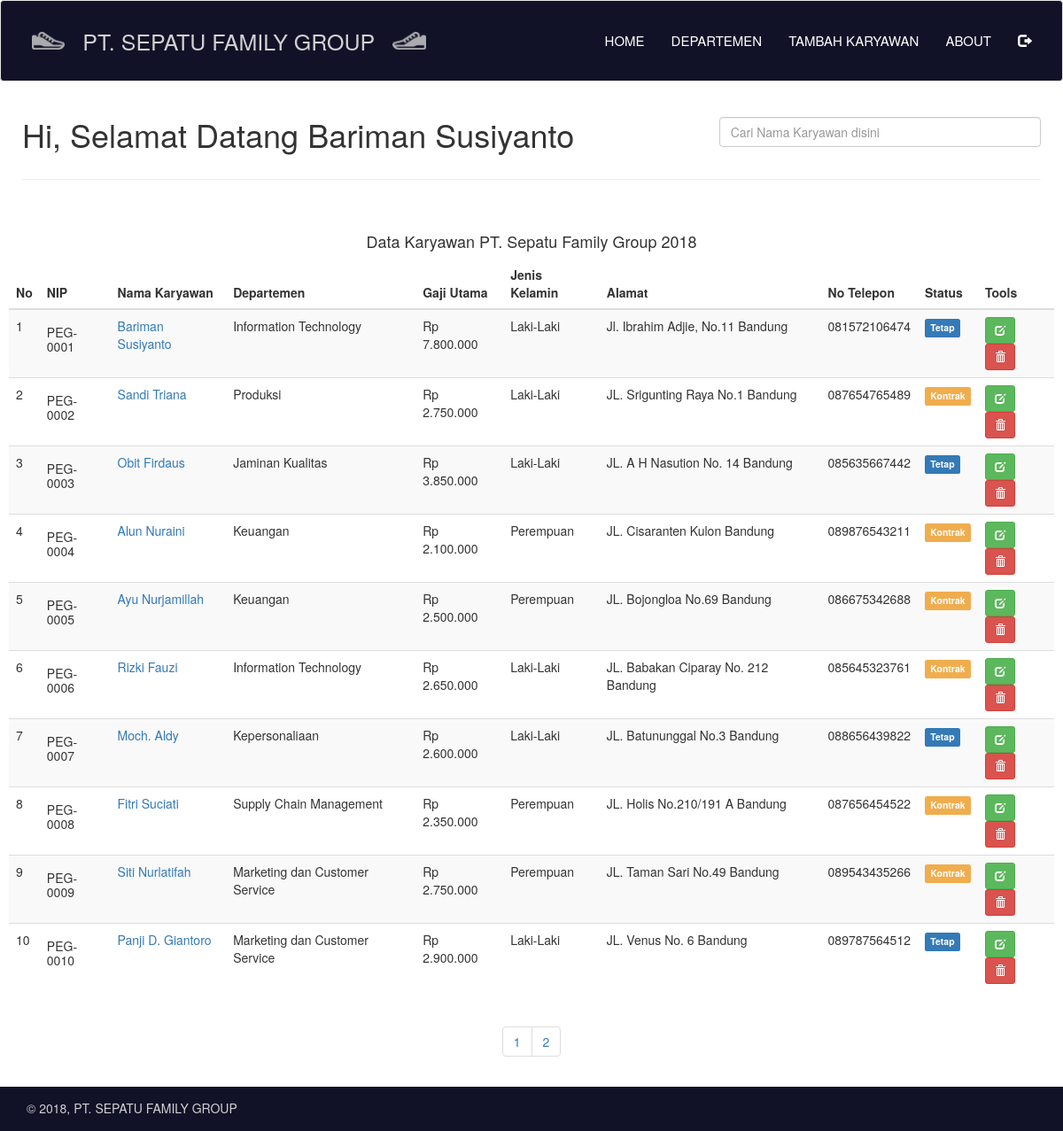
The page /admin_template/index.php (signed in) on the database its author committed.
### tables this page shows
CREATE TABLE `data_karyawan` (
  `nip` varchar(10) NOT NULL,
  `nama` varchar(50) NOT NULL,
  `gambar` varchar(255) NOT NULL,
  `alamat` varchar(100) NOT NULL,
  `gaji` int(50) NOT NULL,
  `departemen` varchar(100) NOT NULL,
  `sex` varchar(20) NOT NULL,
  `status` varchar(20) NOT NULL,
  `no_telp` varchar(20) NOT NULL
);

### admin_template/function/karyawan.php (called while the page is built, shortened)
<?php
function tampilkan(){
	$query  = "SELECT * FROM data_karyawan";
	return result($query);
}
function result($query){
	global $link;
	if ($result = mysqli_query($link, $query) or die('gagal menampilkan data')) {
		return $result;
	}
}
 ?>

### admin_template/index.php (the view, shortened to what this page needs)
<?php
require_once "core/init.php";
require_once "view/header.php";
$halaman = 10;
$page = isset($_GET["halaman"]) ? (int)$_GET["halaman"] : 1;
$mulai = ($page>1) ? ($page * $halaman) - $halaman : 0;
$result = tampilkan();
$total = mysqli_num_rows($result);
$pages = ceil($total/$halaman);
$query = mysqli_query($link,"SELECT * FROM data_karyawan LIMIT $mulai, $halaman")or die(mysql_error);
function rupiah($nilai, $pecahan = 0) {
    return number_format($nilai, $pecahan, ',', '.');
}
 ?>
  <div class="container-fluid" style="margin:10px;">
      <div class="row">
        <div class="col-md-8">
          <h1>Hi, Selamat Datang <?= $_SESSION['user']; ?></h1>
        </div>
        <div class="col-md-4">
          <form method="get">
              <div class="form-group">
                <br>
                  <input type="search" name="cari" class="form-control" placeholder="Cari Nama Karyawan disini">
              </div>
          </form>
        </div>
      </div>
      <hr>
      <div class="row" style="margin-top:50px;">
          <h4 class="text-center">Data Karyawan PT. Sepatu Family Group 2018</h4>
      </div>
      <div class="row">
        <div class="table-responsive">
          <table class="table table-striped table-hover">
            <thead>
              <tr>
                <th>No</th>
                <th>NIP</th>
                <th>Nama Karyawan</th>
                <th>Departemen</th>
                <th>Gaji Utama</th>
                <th>Jenis Kelamin</th>
                <th>Alamat</th>
                <th>No Telepon</th>
                <th>Status</th>
                <th>Tools</th>
              </tr>
            </thead>
            <?php
              $no = $mulai+1;
              while ($row = mysqli_fetch_assoc($query)) :?>
            <tr>
              <td><?= $no; ?></td>
              <td><h5><?= $row['nip']; ?></td>
              <td><a href="detail.php?nip=<?= $row['nip']; ?>"><?= $row['nama'];  ?></td>
              <td><?= $row['departemen']; ?></td>
              <td>Rp <?= rupiah($row['gaji']); ?></td>
              <td><?= $row['sex']; ?></td>
              <td><?= $row['alamat']; ?></td>
              <td><?= $row['no_telp']; ?></td>
              <td>
                <?php
                if($row['status'] == 'Tetap'){
									echo '<span class="label label-primary">Tetap</span>';
								}
								else if ($row['status'] == 'Kontrak' ){
									echo '<span class="label label-warning">Kontrak</span>';
								}
                 ?>
              </td>
              <td><a class="btn btn-success btn-sm" href="edit.php?nip=<?= $row['nip']; ?>"><span class="glyphicon glyphicon-edit" aria-hidden="true"></span></a>
                  <a class="btn btn-danger btn-sm" onclick="return confirm('Yakin akan menghapus data ini?')" href="hapus.php?nip=<?= $row['nip']; ?>"><span class="glyphicon glyphicon-trash" aria-hidden="true"></span></a>
              </td>
            </tr>
            <?php
              $no++;
              endwhile; ?>
          </table>
        </div>
        <div class="text-center">
          <ul class="pagination">
            <?php for ($i=1; $i<=$pages ; $i++){ ?>
            <li><a href="?halaman=<?php echo $i; ?>"><?php echo $i; ?></a></li>
            <?php } ?>
          </ul>
        </div>
      </div>
  </div>
<?php
require_once "view/footer.php";
 ?>

### rows shown on the page
data_karyawan: nip "PEG-0001", nama "Bariman Susiyanto", departemen "Information Technology", gaji "7.800.000", sex "Laki-Laki", alamat "Jl. Ibrahim Adjie, No.11 Bandung", no_telp "081572106474", status "Tetap"
data_karyawan: nip "PEG-0002", nama "Sandi Triana", departemen "Produksi", gaji "2.750.000", sex "Laki-Laki", alamat "JL. Srigunting Raya No.1 Bandung", no_telp "087654765489", status "Kontrak"
data_karyawan: nip "PEG-0003", nama "Obit Firdaus", departemen "Jaminan Kualitas", gaji "3.850.000", sex "Laki-Laki", alamat "JL. A H Nasution No. 14 Bandung", no_telp "085635667442", status "Tetap"
data_karyawan: nip "PEG-0004", nama "Alun Nuraini", departemen "Keuangan", gaji "2.100.000", sex "Perempuan", alamat "JL. Cisaranten Kulon Bandung", no_telp "089876543211", status "Kontrak"
data_karyawan: nip "PEG-0005", nama "Ayu Nurjamillah", departemen "Keuangan", gaji "2.500.000", sex "Perempuan", alamat "JL. Bojongloa No.69 Bandung", no_telp "086675342688", status "Kontrak"
data_karyawan: nip "PEG-0006", nama "Rizki Fauzi", departemen "Information Technology", gaji "2.650.000", sex "Laki-Laki", alamat "JL. Babakan Ciparay No. 212 Bandung", no_telp "085645323761", status "Kontrak"
data_karyawan: nip "PEG-0007", nama "Moch. Aldy", departemen "Kepersonaliaan", gaji "2.600.000", sex "Laki-Laki", alamat "JL. Batununggal No.3 Bandung", no_telp "088656439822", status "Tetap"
data_karyawan: nip "PEG-0008", nama "Fitri Suciati", departemen "Supply Chain Management", gaji "2.350.000", sex "Perempuan", alamat "JL. Holis No.210/191 A Bandung", no_telp "087656454522", status "Kontrak"
data_karyawan: nip "PEG-0009", nama "Siti Nurlatifah", departemen "Marketing dan Customer Service", gaji "2.750.000", sex "Perempuan", alamat "JL. Taman Sari No.49 Bandung", no_telp "089543435266", status "Kontrak"
data_karyawan: nip "PEG-0010", nama "Panji D. Giantoro", departemen "Marketing dan Customer Service", gaji "2.900.000", sex "Laki-Laki", alamat "JL. Venus No. 6 Bandung", no_telp "089787564512", status "Tetap"

### other values the page prints
$_SESSION['user'] "Bariman Susiyanto"
